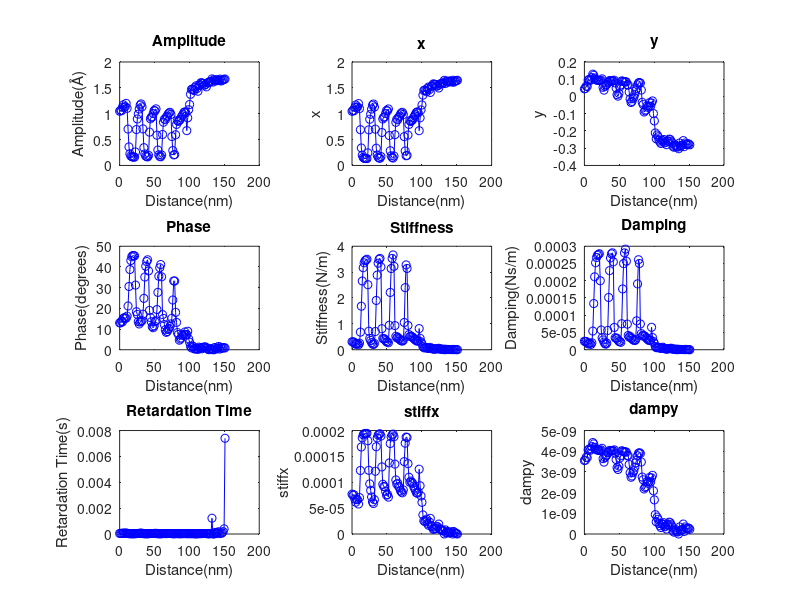

Reproduce this figure in MATLAB.
% Tiny code for corercting the phase discontinuities in the phase grabbing From the Lockin.
% The discontinuities arrise if the phase of our system exceeds the upper limit of arctan(Y/X) which is 90 degrees.

clear all
%% Experimental constants

Int_sensitivity = 39.73;           	% in mv/A
opamp_gain = 12;
scanner_calib = 22.27;              % nm/V
lockin_sens = 100;                  % in mv

cantilever_stiffness = 0.8486;          % in N/m
free_amplitude = 1.1;                % in Amstrongs
drive_frequency = 2000*2*pi;            % in Hz

npoints = 80;                       % uptil what point do we need to correct the phase data
phasecutoff = -0.139;               % the cutoff point below which the phase would be take to the positive side
datacutoff =115;                    % to trim the redundant part in free amplitude 

density = 2329;                     %density of material of cantilever
area = 8750e-12;                        %surface area of cantilever
cantilever_length = 250e-006;      %length of cantilver SI units


%% Removing the approach values and rescaling the z_voltage values and converting to nanometers

% trimm all the arrays to remove approach z values.

a= importdata('_0x4__data.txt');
b = a.('data');

z = b(:,1);
totlength = length(z);

approach_count = 0;

for i = 1: (totlength-1)
    if (z(i) > z(i+1))
        approach_count = approach_count+1;
    end
end

% count;
% plot(z)

for i=1:approach_count
    b(1,:) = [];
end

for i = datacutoff:length(b)
    b(datacutoff,:) = [];
end

%length(b)

%% data allocation

z_volt = b(:,1);
x = b(:,7)*(lockin_sens/(Int_sensitivity*10));
y = b(:,8)*(lockin_sens/(Int_sensitivity*10));
amplitude = b(:,2)*(lockin_sens/(Int_sensitivity*10));
phi = b(:,3);                        % Third column is the Phase.
DC = b(:,4);

z_dist = (z_volt - min(z_volt) )* (scanner_calib * opamp_gain) ; 

%% The phase correction part
% plot (phi)                      % is the phase column in the consolidated data sheet
% 
phase = phi;
phase = phase - (min(phase)) ;
% 
% 
% for i = 1:npoints
%     
%     if (phase(i) < phasecutoff )
%         phase(i)= phase(i) + 1;
%     end
% end
% 
% phase;
% plot (phase)
% 
% phione = acos(x./amplitude);            
% phitwo = asin(y./amplitude);

%% Stiffness and Damping calculation   


stiffness = double(cantilever_stiffness* ((free_amplitude./amplitude).*(cos(phase)) -1)); 
stiffness = stiffness - min(stiffness);

damping = double(cantilever_stiffness * (1.0) * ((free_amplitude./(amplitude.*(drive_frequency))) .* (sin((pi/2)-phase)))) ;
damping = damping- min(damping);



stiffx = double((-1)*(((0.666*cantilever_stiffness * cantilever_length).*x./free_amplitude)- 0.333*density*10*area*cantilever_length*drive_frequency*drive_frequency));
stiffx = stiffx - min(stiffx);

lever_damping = 10e-006;
dampy = double(0.666*cantilever_stiffness*cantilever_length.*y./(free_amplitude.*drive_frequency)- (0.333*lever_damping*cantilever_length));
dampy = dampy- min(dampy);

retardation_time = double(dampy./(stiffx));


phase = phase .* (180/pi); %converted phase to degrees

%% Plotting

subplot(3,3,1)
plot(z_dist,amplitude,'o-b')
title('Amplitude')
xlabel('Distance(nm)')  
ylabel('Amplitude(Å)')


subplot(3,3,2)
plot(z_dist,x,'o-b')
title('x')
xlabel('Distance(nm)')
ylabel('x')


subplot(3,3,3)
plot(z_dist,y,'o-b')
title('y')
xlabel('Distance(nm)')
ylabel('y')


subplot(3,3,4)
plot(z_dist,phase,'o-b')
title('Phase')
xlabel('Distance(nm)')
ylabel('Phase(degrees)')


subplot(3,3,5)
plot(z_dist,stiffness,'o-b')
title('Stiffness')
xlabel('Distance(nm)') 
ylabel('Stiffness(N/m)')


subplot(3,3,6)
plot(z_dist,damping,'o-b')
title('Damping')
xlabel('Distance(nm)')
ylabel('Damping(Ns/m)')


subplot(3,3,7)
plot(z_dist,retardation_time,'o-b')
title('Retardation Time')
xlabel('Distance(nm)')
ylabel('Retardation Time(s)')


subplot(3,3,8)
plot(z_dist,stiffx,'o-b')
title('stiffx')
xlabel('Distance(nm)')
ylabel('stiffx')


subplot(3,3,9)
plot(z_dist,dampy,'o-b')
title('dampy')
xlabel('Distance(nm)')
ylabel('dampy')
